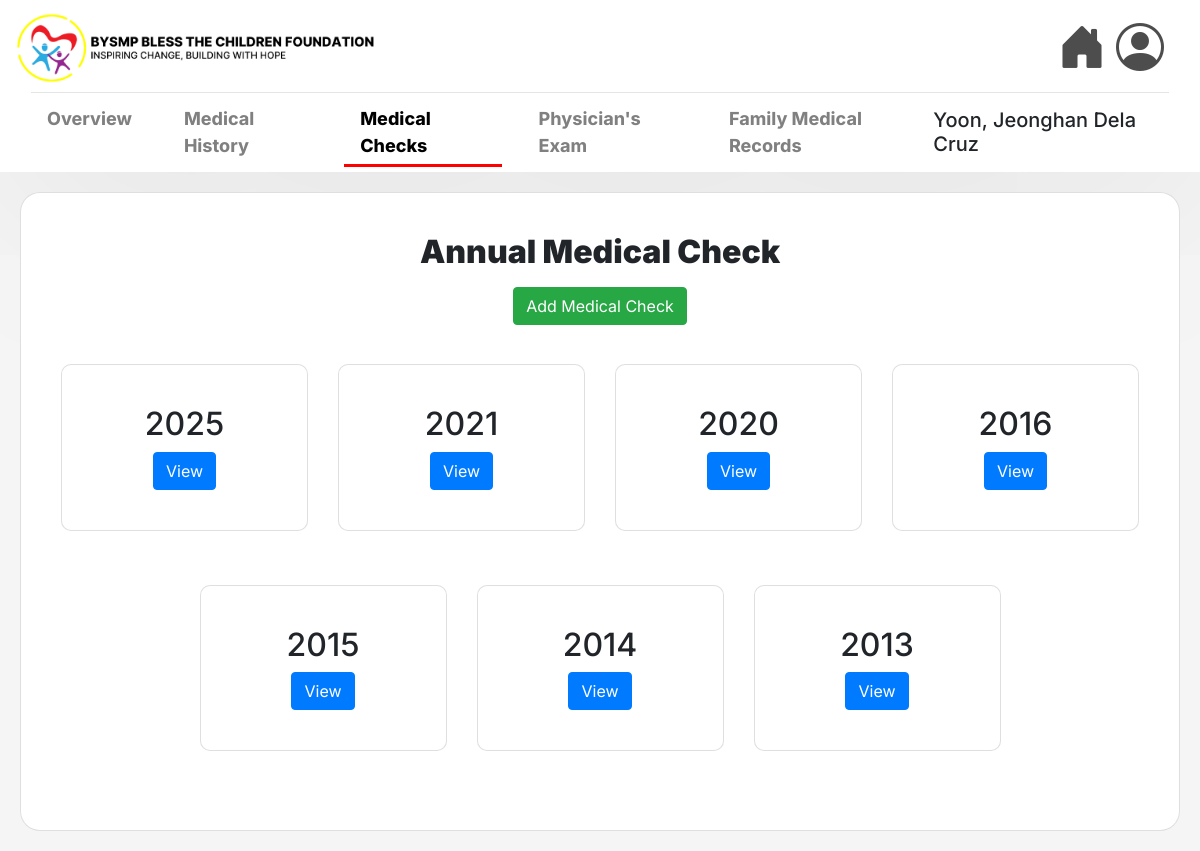
/child/6/annual-medical-check/, run on the app's committed database.
### msys42app/models.py (models this page shows, shortened)
class Child(models.Model):
    code = models.CharField(max_length=7, validators=[RegexValidator(regex=r'^[A-Za-z]{3}\d{4}$')], unique=True, null=False, blank=False)
    lastname = models.CharField(max_length=25, null=False, blank=False)
    firstname = models.CharField(max_length=50, null=False, blank=False)
    middlename = models.CharField(max_length=25, null=True)
    sex = models.CharField(max_length=6, choices=[('Male', 'Male'), ('Female', 'Female')], null=False, blank=False)
    birth = models.DateField(null=False, blank=False)
    blood_group = models.CharField(max_length=3, blank=True, null=True)
    address = models.TextField(max_length=255, null=False, blank=False)
    philhealth_number = models.CharField(max_length=14, validators=[MinLengthValidator(14)], blank=True, null=True)
    fourps_number = models.CharField(max_length=20, blank=True, null=True)
    guardian_lastname = models.CharField(max_length=25, null=False, blank=False)
    guardian_firstname = models.CharField(max_length=50, null=False, blank=False)
    guardian_middlename = models.CharField(max_length=25, null=True, blank=True)
    guardian_relationship = models.CharField(max_length=25, null=False, blank=False)
    guardian_sex = models.CharField(max_length=6, choices=[('Male', 'Male'), ('Female', 'Female')], null=False, blank=False)
    age = models.IntegerField(null=False, blank=False)

### msys42app/views.py (the view)
# urls.py: path('child/<int:child_id>/annual-medical-check/', views.annual_medical_check_list, name='annual_medical_check_list'),
def annual_medical_check_list(request, child_id):
    child = get_object_or_404(Child, id=child_id)
    medical_checks = AnnualMedicalCheck.objects.filter(child=child)
    return render(request, 'msys42app/annual_medical_check_list.html', {
        'child': child,
        'medical_checks': medical_checks
    })

### msys42app/templates/msys42app/annual_medical_check_list.html (shortened to what this page needs)
{% extends 'msys42app/base.html' %}
{% load static %}
{% block navbar %}
<hr class="w-100 my-1">
<nav style="display: flex; justify-content: space-between; align-items: flex-end; padding-left: 0; padding: 0; width: 100%; position: sticky;">
    <ul class="child-nav" style="display: flex; gap: 20px; list-style: none; padding: 0; margin: 0;">
        <li class="nav-item">
            <a class="nav-link" href="{% url 'view_child_profile' pk=child.id %}">
                Overview
            </a>
        </li>
        <li class="nav-item">
            <a class="nav-link" href="{% url 'view_medical_history' child.id %}">
                Medical History
            </a>
        </li>
        <li class="nav-item">
            <a class="nav-link active" href="{% url 'annual_medical_check_list' child.id %}">
                Medical Checks
            </a>
        </li>
        <li class="nav-item">
            <a class="nav-link" href="{% url 'home_physicians_exam' child.id %}">Physician's Exam</a>
        </li>
        <li class="nav-item">
            <a class="nav-link" href="{% url 'view_family_medicals' child.id%}">Family Medical Records</a>
        </li>
    </ul>
    <h5> {{child.lastname}}, {{child.firstname}} {{child.middlename}} </h5>
</nav>
{% endblock %}
{% block content %}
<div class="container-fluid" style="padding: 20px;">
    <div class="card shadow-sm" style="max-width: 1200px; margin: 0 auto;">
        <div class="card-body">
            <div class="text-center mb-4">
                <h2 class="mb-3" style="font-weight: 1000;">Annual Medical Check</h2>
                <a href="{% url 'create_annual_medical_check' child.id %}" class="btn btn-success">
                     Add Medical Check
                </a>
            </div>
            {% if medical_checks %}
                <div class="row justify-content-center">
                    {% regroup medical_checks by date|date:"Y" as year_list %}
                    {% for year in year_list %}
                        <div class="col-md-3 mb-4">
                            <div class="card h-100 shadow-sm" style="max-width: 330px; margin: 0 auto; border-radius: 10px;">
                                <div class="card-body d-flex flex-column align-items-center justify-content-center" style="min-height: 120px;">
                                    <h2 class="card-title mb-2 fw-bold">{{ year.grouper }}</h2>
                                    <a href="{% url 'view_annual_medical_check' child.id year.grouper %}" class="btn btn-primary">
                                         View
                                    </a>
                                </div>
                            </div>
                        </div>
                    {% endfor %}
                </div>
            {% else %}
                <div class="text-center py-5">
                    <h3>No Annual Medical Checks Present Yet</h3>
                    <p class="text-muted">Click the "Add Medical Check" button to create your first medical check.</p>
                </div>
            {% endif %}
        </div>
    </div>
</div>
{% endblock %}

### msys42app/static/style.css (style rules this page uses)
body { background-color: #f5f5f5; }
.card { background-color: white; height: auto; width: 100%; max-width: 800px; margin-top: 50px; border-radius: 20px; padding: 20px; }

### msys42app/templates/msys42app/base.html (style rules this page uses)
.child-nav .nav-link { position: relative; transition: all 0.3s ease; padding-bottom: 5px; font-weight: 750; font-size: large; color: gray; }
.child-nav .nav-link.active { color: rgb(0, 0, 0) !important; font-weight: 780; }
.child-nav .nav-link::after { content: ''; position: absolute; bottom: -3px; left: 0; width: 100%; height: 3px; background-color: rgba(255, 0, 0, 0.5); transform: scaleX(0); transition: transform 0.3s ease; }
.child-nav .nav-link.active::after { transform: scaleX(1); background-color: red; }
.child-nav .nav-link.active::after { animation: underlineGrow 0.4s ease-out forwards; }

### msys42app/templates/msys42app/annual_medical_check_list.html (style rules this page uses)
.row { margin: 0 -15px; }
.col-md-3 { padding: 15px; }

### data on the page
Child: lastname "Yoon", firstname "Jeonghan", middlename "Dela Cruz"

### other printed values
{{ year.grouper }} "2025" "2021" "2020" "2016" "2015" "2014" "2013"
